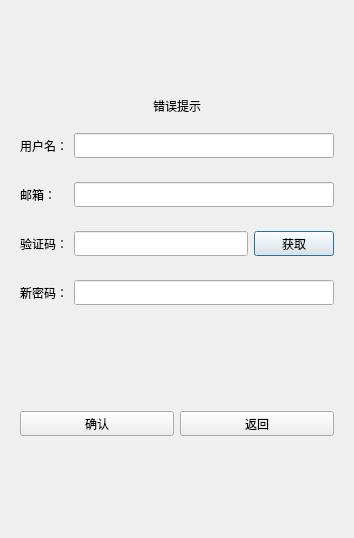
<?xml version="1.0" encoding="UTF-8"?>
<ui version="4.0">
 <class>ResetDialog</class>
 <widget class="QDialog" name="ResetDialog">
  <property name="geometry">
   <rect>
    <x>0</x>
    <y>0</y>
    <width>354</width>
    <height>538</height>
   </rect>
  </property>
  <property name="windowTitle">
   <string>Dialog</string>
  </property>
  <layout class="QVBoxLayout" name="verticalLayout">
   <item>
    <spacer name="verticalSpacer">
     <property name="orientation">
      <enum>Qt::Orientation::Vertical</enum>
     </property>
     <property name="sizeHint" stdset="0">
      <size>
       <width>20</width>
       <height>40</height>
      </size>
     </property>
    </spacer>
   </item>
   <item>
    <widget class="QLabel" name="err_tip">
     <property name="minimumSize">
      <size>
       <width>0</width>
       <height>25</height>
      </size>
     </property>
     <property name="maximumSize">
      <size>
       <width>16777215</width>
       <height>25</height>
      </size>
     </property>
     <property name="text">
      <string>错误提示</string>
     </property>
     <property name="alignment">
      <set>Qt::AlignmentFlag::AlignCenter</set>
     </property>
    </widget>
   </item>
   <item>
    <widget class="QWidget" name="widget" native="true">
     <layout class="QHBoxLayout" name="horizontalLayout">
      <item>
       <widget class="QLabel" name="user_lb">
        <property name="minimumSize">
         <size>
          <width>0</width>
          <height>25</height>
         </size>
        </property>
        <property name="maximumSize">
         <size>
          <width>16777215</width>
          <height>25</height>
         </size>
        </property>
        <property name="text">
         <string>用户名：</string>
        </property>
       </widget>
      </item>
      <item>
       <widget class="QLineEdit" name="user_edit">
        <property name="minimumSize">
         <size>
          <width>0</width>
          <height>25</height>
         </size>
        </property>
        <property name="maximumSize">
         <size>
          <width>16777215</width>
          <height>25</height>
         </size>
        </property>
       </widget>
      </item>
     </layout>
    </widget>
   </item>
   <item>
    <widget class="QWidget" name="widget_2" native="true">
     <layout class="QHBoxLayout" name="horizontalLayout_2">
      <item>
       <widget class="QLabel" name="email_lb">
        <property name="minimumSize">
         <size>
          <width>48</width>
          <height>25</height>
         </size>
        </property>
        <property name="maximumSize">
         <size>
          <width>48</width>
          <height>25</height>
         </size>
        </property>
        <property name="text">
         <string>邮箱：</string>
        </property>
       </widget>
      </item>
      <item>
       <widget class="QLineEdit" name="email_edit">
        <property name="minimumSize">
         <size>
          <width>0</width>
          <height>25</height>
         </size>
        </property>
        <property name="maximumSize">
         <size>
          <width>16777215</width>
          <height>25</height>
         </size>
        </property>
       </widget>
      </item>
     </layout>
    </widget>
   </item>
   <item>
    <widget class="QWidget" name="widget_3" native="true">
     <layout class="QHBoxLayout" name="horizontalLayout_3">
      <item>
       <widget class="QLabel" name="varify_lb">
        <property name="minimumSize">
         <size>
          <width>0</width>
          <height>25</height>
         </size>
        </property>
        <property name="maximumSize">
         <size>
          <width>16777215</width>
          <height>25</height>
         </size>
        </property>
        <property name="text">
         <string>验证码：</string>
        </property>
       </widget>
      </item>
      <item>
       <widget class="QLineEdit" name="varify_edit">
        <property name="minimumSize">
         <size>
          <width>0</width>
          <height>25</height>
         </size>
        </property>
        <property name="maximumSize">
         <size>
          <width>16777215</width>
          <height>25</height>
         </size>
        </property>
       </widget>
      </item>
      <item>
       <widget class="TimerBtn" name="varify_btn">
        <property name="minimumSize">
         <size>
          <width>0</width>
          <height>25</height>
         </size>
        </property>
        <property name="maximumSize">
         <size>
          <width>16777215</width>
          <height>25</height>
         </size>
        </property>
        <property name="text">
         <string>获取</string>
        </property>
       </widget>
      </item>
     </layout>
    </widget>
   </item>
   <item>
    <widget class="QWidget" name="widget_4" native="true">
     <layout class="QHBoxLayout" name="horizontalLayout_4">
      <item>
       <widget class="QLabel" name="pwd_lb">
        <property name="minimumSize">
         <size>
          <width>0</width>
          <height>25</height>
         </size>
        </property>
        <property name="maximumSize">
         <size>
          <width>16777215</width>
          <height>25</height>
         </size>
        </property>
        <property name="text">
         <string>新密码：</string>
        </property>
       </widget>
      </item>
      <item>
       <widget class="QLineEdit" name="pwd_edit">
        <property name="minimumSize">
         <size>
          <width>0</width>
          <height>25</height>
         </size>
        </property>
        <property name="maximumSize">
         <size>
          <width>16777215</width>
          <height>25</height>
         </size>
        </property>
       </widget>
      </item>
     </layout>
    </widget>
   </item>
   <item>
    <spacer name="verticalSpacer_2">
     <property name="orientation">
      <enum>Qt::Orientation::Vertical</enum>
     </property>
     <property name="sizeHint" stdset="0">
      <size>
       <width>20</width>
       <height>40</height>
      </size>
     </property>
    </spacer>
   </item>
   <item>
    <widget class="QWidget" name="widget_5" native="true">
     <layout class="QHBoxLayout" name="horizontalLayout_5">
      <item>
       <widget class="QPushButton" name="sure_btn">
        <property name="minimumSize">
         <size>
          <width>0</width>
          <height>25</height>
         </size>
        </property>
        <property name="maximumSize">
         <size>
          <width>16777215</width>
          <height>25</height>
         </size>
        </property>
        <property name="text">
         <string>确认</string>
        </property>
       </widget>
      </item>
      <item>
       <widget class="QPushButton" name="return_btn">
        <property name="minimumSize">
         <size>
          <width>0</width>
          <height>25</height>
         </size>
        </property>
        <property name="maximumSize">
         <size>
          <width>16777215</width>
          <height>25</height>
         </size>
        </property>
        <property name="text">
         <string>返回</string>
        </property>
       </widget>
      </item>
     </layout>
    </widget>
   </item>
   <item>
    <spacer name="verticalSpacer_3">
     <property name="orientation">
      <enum>Qt::Orientation::Vertical</enum>
     </property>
     <property name="sizeHint" stdset="0">
      <size>
       <width>20</width>
       <height>40</height>
      </size>
     </property>
    </spacer>
   </item>
  </layout>
 </widget>
 <customwidgets>
  <customwidget>
   <class>TimerBtn</class>
   <extends>QPushButton</extends>
   <header>timerbtn.h</header>
  </customwidget>
 </customwidgets>
 <resources/>
 <connections/>
</ui>
